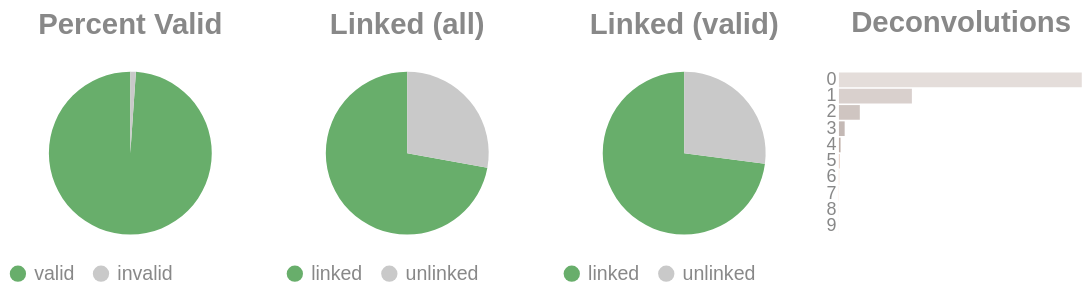

The cell this chart's notebook holds for it:
### Code cell
if SKIPLR:
    pass
else:
    clash = Counter()
    for i in valids['molecule'].to_list():
        _mol = i.split("-")
        if len(_mol) == 1:
            clash.update('0')
        else:
            clash.update(_mol[-1])

    _d = {"deconvolutions": [], 'count': []}
    for k,v in clash.items():
        _d['deconvolutions'].append(k)
        _d['count'].append(v)

    tot_valid = valids['reads'].sum()
    mask = valids['reads'] >= 2
    n_linked_reads = valids.filter(mask)['reads'].sum()
    if n_linked_reads == 0:
        print_html("No linked molecules (>=2 reads) were detected; skipping linked-only distributions.")
        SKIPLR = True
    else:
        perc_valid = round(tot_valid / n_reads, 4)
        linked_perc_abs = round(n_linked_reads / n_reads, 4)
        linked_perc = round(n_linked_reads / tot_valid, 4)

    _valid = pl.DataFrame({"valids": ['valid', 'invalid'], "count": [tot_valid, n_reads - tot_valid]})
    _linked_abs = pl.DataFrame({"linked (absolute)": ['linked', 'unlinked'], "count": [n_linked_reads, n_reads - n_linked_reads]})
    _linked_rel = pl.DataFrame({"linked (valids)": ['linked', 'unlinked'], "count": [n_linked_reads, tot_valid - n_linked_reads]})

    (
        alt.hconcat(
            piechart(_valid, goodval = 'valid', title = "Percent Valid"),
            piechart(_linked_abs, goodval = "linked", title =  "Linked (all)"),
            piechart(_linked_rel, goodval = "linked", title =  "Linked (valid)"),
            convolutionbar(pl.DataFrame(_d), title = "Deconvolutions"),
            center = True,
            bounds = 'flush'
        )
        .resolve_scale(color='independent')
        .resolve_legend('independent')
        .properties(usermeta={'embedOptions': {"actions": False}})
    ).display()

### Figure 1 — Vega-Lite specification as saved in the notebook (floating-point values rounded to 4 significant figures)
{"width": "container", "height": 400, "config": {"title": {"anchor": "start", "dy": -15, "fontSize": 18, "color": "#888888", "subtitleColor": "#888888", "subtitleFontSize": 14}, "arc": {"fill": "#0072B2"}, "axis": {"domainColor": "#888888", "domainWidth": 0.5, "gridWidth": 0.2, "grid": false, "titleFontWeight": 400, "titleFontSize": 15, "labelFontSize": 11, "labelColor": "#888888", "tickColor": "#888888", "tickWidth": 0.2, "titleColor": "#888888"}, "axisBand": {"grid": false}, "axisX": {"grid": true, "tickSize": 10, "domainCap": "round"}, "axisY": {"domain": false, "grid": true, "tickSize": 0, "domainCap": "round"}, "background": "transparent", "header": {"labelFontSize": 15, "labelColor": "#888888", "titleFontSize": 15, "titleFontWeight": 600, "titleColor": "#888888"}, "legend": {"labelFont": "sans-serif", "labelFontSize": 12, "labelColor": "#888888", "symbolSize": 100, "symbolType": "circle", "titleFontSize": 12, "titlePadding": 10, "titleColor": "#888888", "title": null}, "range": {"category": ["#E69F00", "#56B4E9", "#009E73", "#F0E442", "#0072B2", "#D55E00", "#CC79A7", "#000000"], "diverging": ["#cfe8f3", "#a2d4ec", "#73bfe2", "#46abdb", "#1696d2", "#12719e"]}, "area": {"fill": "#0072B2", "fillOpacity": 0.7, "line": true, "strokeOpacity": 0.7}, "line": {"color": "#0072B2", "stroke": "#0072B2", "strokeWidth": 2}, "trail": {"color": "#0072B2", "stroke": "#0072B2", "strokeWidth": 0, "size": 1}, "point": {"filled": true, "fillOpacity": 1.0, "size": 95}, "text": {"color": "#888888", "fontSize": 11, "align": "right", "fontWeight": 400, "size": 11}, "bar": {"fill": "#0072B2", "stroke": null}, "view": {"stroke": null, "continuousWidth": 660, "continuousHeight": 400}}, "hconcat": [{"data": {"name": "data-7e0a6402c296a7f6faa9edb6a9c32a7a"}, "mark": {"type": "arc"}, "encoding": {"color": {"field": "valids", "legend": {"orient": "bottom", "title": null}, "scale": {"domain": ["valid", "invalid"], "range": ["#68ae6b", "#C9C9C9"]}, "title": "Valids", "type": "nominal"}, "theta": {"field": "count", "type": "quantitative"}, "tooltip": [{"field": "valids", "title": "Valids", "type": "ordinal"}, {"field": "percent", "format": ".2%", "title": "Percent", "type": "quantitative"}, {"field": "count", "title": "Count", "type": "quantitative"}]}, "height": 100, "title": {"text": "Percent Valid", "align": "center", "anchor": "middle"}, "transform": [{"calculate": "datum.count / 4050810", "as": "percent"}], "width": 150}, {"data": {"name": "data-c1b1969b8b56569c9bfe8c7e879b4cc5"}, "mark": {"type": "arc"}, "encoding": {"color": {"field": "linked (absolute)", "legend": {"orient": "bottom", "title": null}, "scale": {"domain": ["linked", "unlinked"], "range": ["#68ae6b", "#C9C9C9"]}, "title": "Linked (Absolute)", "type": "nominal"}, "theta": {"field": "count", "type": "quantitative"}, "tooltip": [{"field": "linked (absolute)", "title": "Linked (Absolute)", "type": "ordinal"}, {"field": "percent", "format": ".2%", "title": "Percent", "type": "quantitative"}, {"field": "count", "title": "Count", "type": "quantitative"}]}, "height": 100, "title": {"text": "Linked (all)", "align": "center", "anchor": "middle"}, "transform": [{"calculate": "datum.count / 4050810", "as": "percent"}], "width": 150}, {"data": {"name": "data-437d816208b516d1191aceb0a2b684c0"}, "mark": {"type": "arc"}, "encoding": {"color": {"field": "linked (valids)", "legend": {"orient": "bottom", "title": null}, "scale": {"domain": ["linked", "unlinked"], "range": ["#68ae6b", "#C9C9C9"]}, "title": "Linked (Valids)", "type": "nominal"}, "theta": {"field": "count", "type": "quantitative"}, "tooltip": [{"field": "linked (valids)", "title": "Linked (Valids)", "type": "ordinal"}, {"field": "percent", "format": ".2%", "title": "Percent", "type": "quantitative"}, {"field": "count", "title": "Count", "type": "quantitative"}]}, "height": 100, "title": {"text": "Linked (valid)", "align": "center", "anchor": "middle"}, "transform": [{"calculate": "datum.count / 4006434", "as": "percent"}], "width": 150}, {"data": {"name": "data-e63ce4319e407848e538ee474c456441"}, "mark": {"type": "bar"}, "encoding": {"color": {"field": "deconvolutions", "legend": null, "scale": {"scheme": "lightgreyred"}, "type": "nominal"}, "tooltip": [{"field": "deconvolutions", "title": "Deconvolutions", "type": "ordinal"}, {"field": "percent", "format": ".2%", "title": "Percent", "type": "quantitative"}, {"field": "count", "title": "Count", "type": "quantitative"}], "x": {"axis": null, "field": "count", "type": "quantitative"}, "y": {"field": "deconvolutions", "sort": "ascending", "title": null, "type": "nominal"}}, "height": 100, "title": {"text": "Deconvolutions", "align": "center", "anchor": "middle"}, "transform": [{"calculate": "datum.count / 1833843", "as": "percent"}], "width": 150}], "bounds": "flush", "center": true, "resolve": {"legend": {"angle": "independent"}, "scale": {"color": "independent"}}, "usermeta": {"embedOptions": {"actions": false}}, "$schema": "https://vega.github.io/schema/vega-lite/v6.4.1.json", "datasets": {"data-7e0a6402c296a7f6faa9edb6a9c32a7a": [{"valids": "valid", "count": 4006434}, {"valids": "invalid", "count": 44376}], "data-c1b1969b8b56569c9bfe8c7e879b4cc5": [{"linked (absolute)": "linked", "count": 2921716}, {"linked (absolute)": "unlinked", "count": 1129094}], "data-437d816208b516d1191aceb0a2b684c0": [{"linked (valids)": "linked", "count": 2921716}, {"linked (valids)": "unlinked", "count": 1084718}], "data-e63ce4319e407848e538ee474c456441": [{"deconvolutions": "0", "count": 1292009}, {"deconvolutions": "1", "count": 388096}, {"deconvolutions": "2", "count": 111076}, {"deconvolutions": "3", "count": 30488}, {"deconvolutions": "4", "count": 8489}, {"deconvolutions": "5", "count": 2460}, {"deconvolutions": "6", "count": 767}, {"deconvolutions": "7", "count": 280}, {"deconvolutions": "8", "count": 122}, {"deconvolutions": "9", "count": 56}]}}
